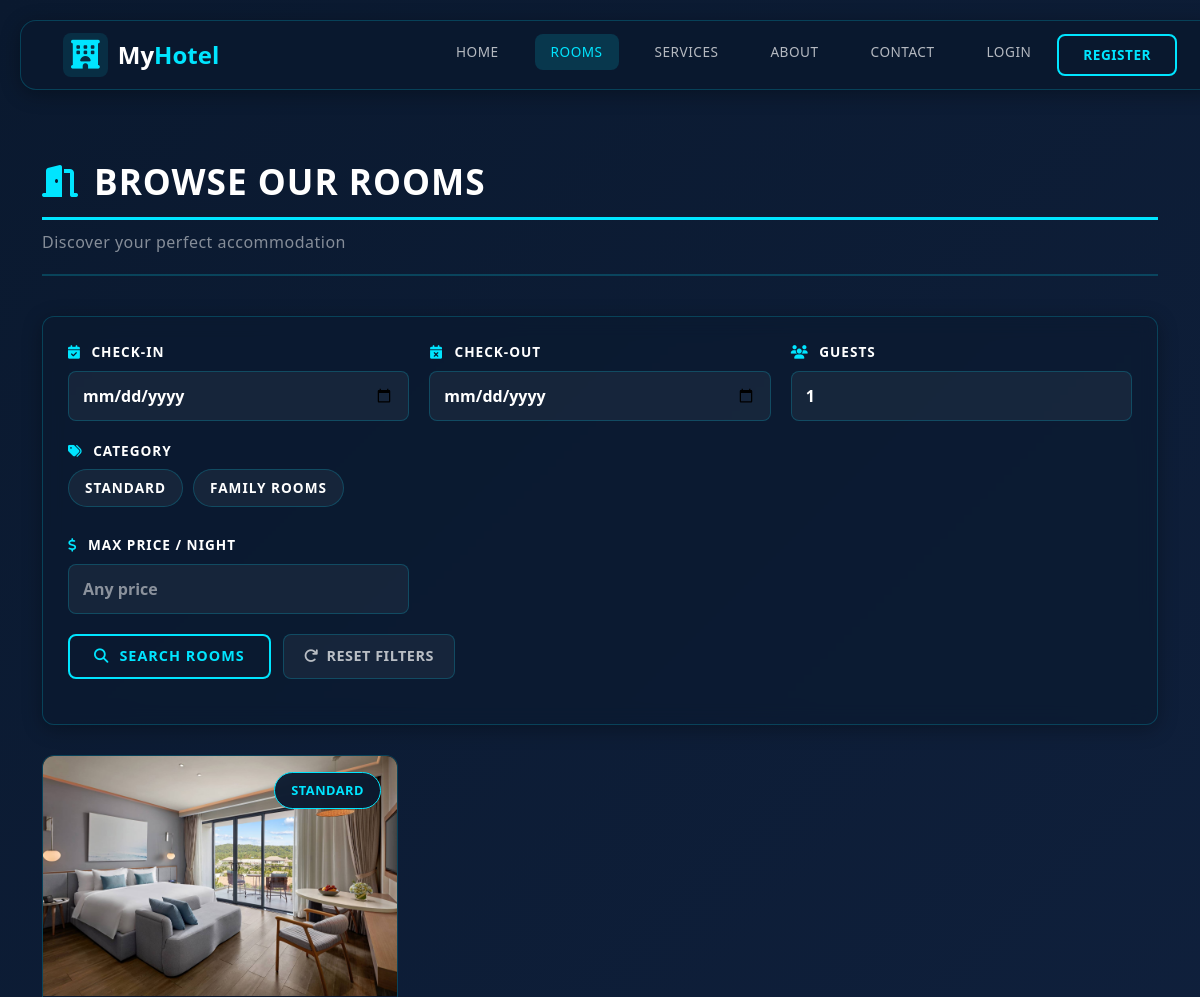
The app's page /rooms/ (upper part), older data.
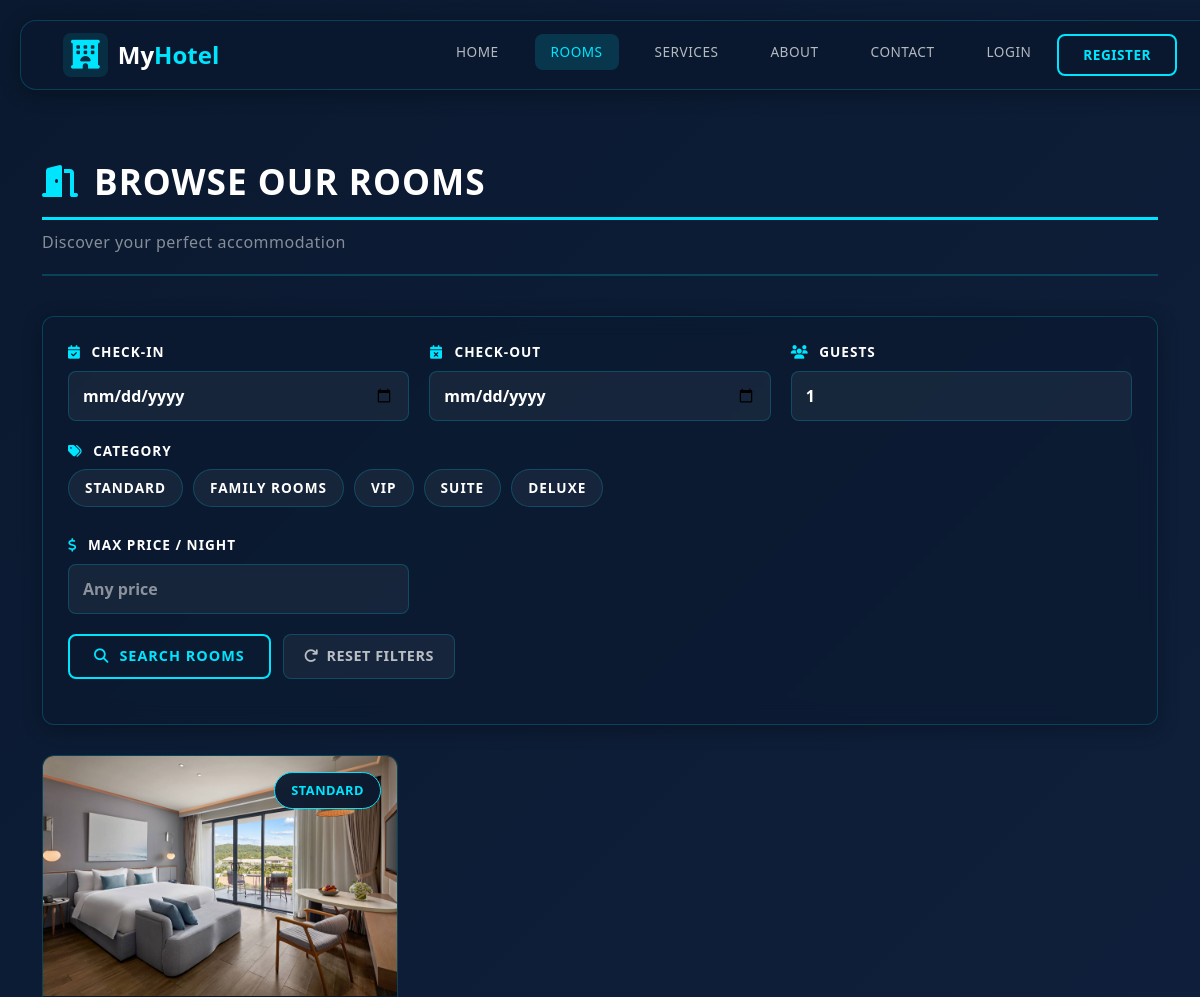
The same page, newer data.
### hotel/models.py (models this page shows, shortened)
class RoomCategory(models.Model):
    id = models.AutoField(primary_key=True)
    category_name = models.CharField(max_length=50, unique=True)
    class Meta:
        verbose_name_plural = "Room Categories"

class Room(models.Model):
    id = models.AutoField(primary_key=True)
    STATUS_CHOICES = [
        ('Available', 'Available'),
        ('Booked', 'Booked'),
        ('Maintenance', 'Maintenance'),
    ]
    room_number = models.CharField(max_length=10, unique=True)
    category = models.ForeignKey(RoomCategory, on_delete=models.CASCADE, related_name='rooms')
    assigned_staff = models.ForeignKey('Staff', on_delete=models.SET_NULL, null=True, blank=True, related_name='assigned_rooms')
    status = models.CharField(max_length=15, choices=STATUS_CHOICES, default='Available')
    floor = models.IntegerField(default=1, validators=[MinValueValidator(1), MaxValueValidator(100)])
    max_occupancy = models.IntegerField(default=2, validators=[MinValueValidator(1)])
    price = models.DecimalField(max_digits=10, decimal_places=2, null=True, blank=True, validators=[MinValueValidator(0)], help_text="Room-specific price (leave blank to use category base price)")
    amenities = models.TextField(default="WiFi, AC, TV", help_text="Comma-separated list of amenities")
    description = models.TextField(blank=True, null=True)
    image = models.ImageField(upload_to='rooms/', blank=True, null=True)
    created_at = models.DateTimeField(default=timezone.now)
    class Meta:
        ordering = ['room_number']

### hotel/views.py (the view, shortened to what this page needs)
# urls.py: path('rooms/', views.room_list, name='room_list'),
def room_list(request):
    rooms = Room.objects.filter(status='Available')
    form = RoomFilterForm(request.GET or None)
    categories = RoomCategory.objects.all()
    raw_selected = request.GET.getlist('category')
    selected_categories = []
    selected_categories_str = [str(x) for x in selected_categories]
    context = {
        'rooms': rooms,
        'form': form,
        'categories': categories,
        'selected_categories': selected_categories_str,
    }
    return render(request, 'hotel/html/room_list.html', context)

### hotel/forms.py
class RoomFilterForm(forms.Form):
    check_in_date = forms.DateField(
        required=False,
        widget=forms.DateInput(attrs={'type': 'date', 'class': 'form-control'})
    )
    check_out_date = forms.DateField(
        required=False,
        widget=forms.DateInput(attrs={'type': 'date', 'class': 'form-control'})
    )
    category = forms.CharField(
        required=False,
        widget=forms.TextInput(attrs={'class': 'form-control', 'placeholder': 'Room category'})
    )
    max_price = forms.DecimalField(
        required=False,
        widget=forms.NumberInput(attrs={'class': 'form-control', 'placeholder': 'Max price'})
    )

### hotel/template/hotel/html/room_list.html (shortened to what the changed rows need)
{% extends 'hotel/html/base.html' %}
{% load static %}
{% block content %}
<div class="rooms-page">
    <div class="page-header">
        <h1 class="page-title">
            <i class="fas fa-door-open"></i> Browse Our Rooms
        </h1>
    </div>
    <div class="filter-wrap">
        <form method="GET">
            <div class="filter-grid">
                <div class="filter-field" style="grid-column: 1 / -1;">
                    {% if categories %}
                        <div class="category-chips">
                            {% for c in categories %}
                                {% with cid=c.id|stringformat:"s" %}
                                <label class="chip-toggle {% if cid in selected_categories %}checked{% endif %}">
                                    {{ c.category_name }}
                                </label>
                                {% endwith %}
                            {% endfor %}
                        </div>
                    {% else %}
                        <input type="text" name="category" class="form-control"
                               placeholder="All Categories" value="{{ form.category.value|default_if_none:'' }}">
                    {% endif %}
                </div>
            </div>
        </form>
    </div>
    {% if rooms %}
        <div class="row g-4">
            {% for room in rooms %}
                <div class="col-12 col-md-6 col-lg-4">
                    <div class="room-card">
                        <div class="room-media">
                            {% if room.image %}
                                <img src="{{ room.image.url }}" alt="Room {{ room.room_number }}">
                            {% else %}
                                <img src="{% static 'hotel/img/room-placeholder.jpg' %}" alt="Room image">
                            {% endif %}
                            <div class="room-badge">
                                {{ room.category.category_name|default:"Room" }}
                            </div>
                        </div>
                    </div>
                </div>
            {% endfor %}
        </div>
    {% else %}
        <div class="alert alert-info">
            <i class="fas fa-info-circle"></i>
            No rooms available matching your criteria. Please try different dates or category.
        </div>
    {% endif %}
</div>
{% endblock %}

Row changes from the older to the newer data that the page shows:
added RoomCategory: category_name "VIP"
added RoomCategory: category_name "SUITE"
added RoomCategory: category_name "DELUXE"
